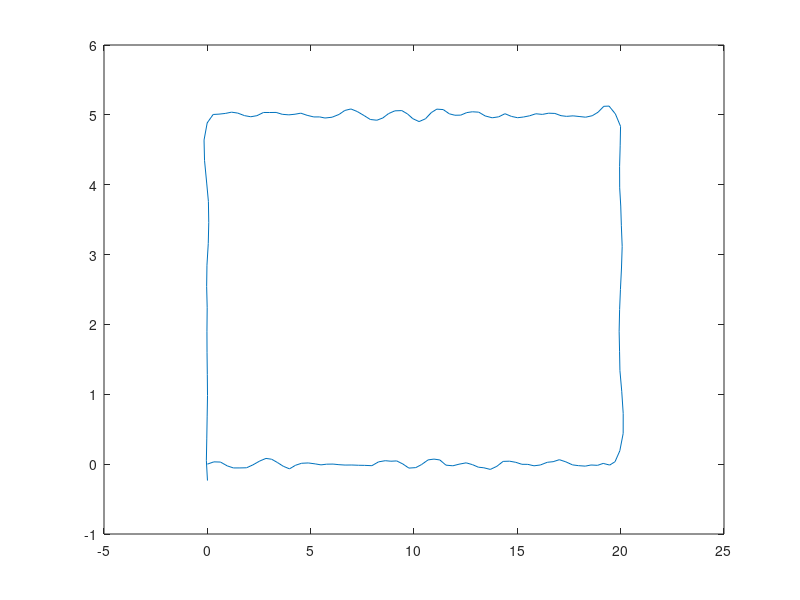

Recreate this plot in MATLAB.
r = 1;
K_STEER = 1;
dt = 0.1;
L = 0.3;
A = eye(3);
cov_dist = [0.02 0 0;
            0 0.02 0;
            0 0 pi/180;].^2;

u = [];
T = 1:dt:20;

for k = 1:length(T)
   u(:,k) = [3;
             (10-T(k))*pi/180];
end


x = zeros(3,1);

[REx, Rex] = eig(cov_dist);

points_x = [0, 20, 20, 0, 0];
points_y = [0, 0,   5, 5, -1];

for k = 1:length(T)
    % Controller
    path_ang = atan2(points_y(2) - points_y(1),...
                     points_x(2) - points_x(1));
    curr_ang = atan2(x(2,k) - points_y(1),...
                     x(1,k) - points_x(1));
    diff_ang = path_ang - curr_ang;
    
    distance = sqrt((x(2,k) - points_y(1))^2 + (x(1,k) - points_x(1))^2);

    err_d = distance * sin(diff_ang);
    diff_dist = distance*cos(diff_ang) - sqrt((points_y(2) - points_y(1))^2 + (points_x(2) - points_x(1))^2);

    carrot_x = (distance*cos(diff_ang) + r)*cos(path_ang) + points_x(1);
    carrot_y = (distance*cos(diff_ang) + r)*sin(path_ang) + points_y(1);
    if (diff_dist + r > 0)
        if (size(points_x) > 3)
            path2_ang = atan2(points_y(3) - points_y(2),...
                              points_x(3) - points_x(2));
            carrot_x = (diff_dist)*cos(path2_ang) + points_x(2);
            carrot_y = (diff_dist)*sin(path2_ang) + points_y(2);
        else
            carrot_x = points_x(2);
            carrot_y = points_y(2);
        end
    end
    
    if (abs(diff_dist) < r)
        points_x = points_x(2:end);
        points_y = points_y(2:end);
        if (size(points_x) == 1)
            break;
        end
    end
    
    carr_ang =  atan2(carrot_y - x(2,k),...
                      carrot_x - x(1,k));
    err_h = carr_ang - x(3,k);
    u(2,k) = K_STEER * (err_h + err_d);

	% Motion Model
    Ex = REx*sqrt(Rex)*randn(3,1);
    Bu = [cos(x(3,k));
          sin(x(3,k));
          tan(u(2,k))/L;]*u(1,k)*dt;

    x(:, k+1) = A*x(:, k) + Bu + Ex;
end

figure(1);
plot(x(1,:), x(2,:))
